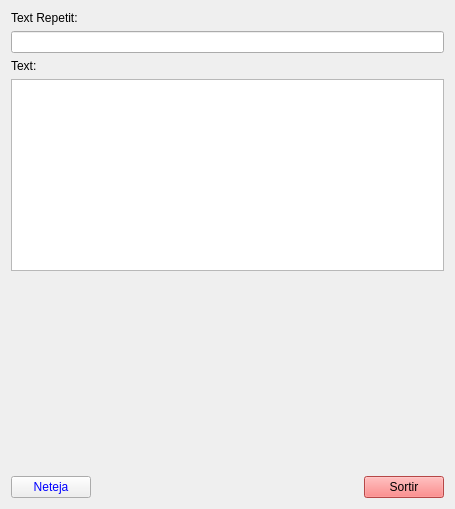
<?xml version="1.0" encoding="UTF-8"?>
<ui version="4.0">
 <class>MyForm</class>
 <widget class="QWidget" name="MyForm">
  <property name="geometry">
   <rect>
    <x>0</x>
    <y>0</y>
    <width>455</width>
    <height>509</height>
   </rect>
  </property>
  <property name="windowTitle">
   <string>Form</string>
  </property>
  <layout class="QVBoxLayout" name="verticalLayout_5">
   <item>
    <layout class="QVBoxLayout" name="verticalLayout_4">
     <item>
      <layout class="QVBoxLayout" name="verticalLayout_3">
       <item>
        <layout class="QVBoxLayout" name="verticalLayout">
         <item>
          <widget class="QLabel" name="label_2">
           <property name="text">
            <string>Text Repetit:</string>
           </property>
          </widget>
         </item>
         <item>
          <widget class="QLineEdit" name="lineEdit"/>
         </item>
        </layout>
       </item>
       <item>
        <widget class="QLabel" name="label">
         <property name="text">
          <string>Text:</string>
         </property>
        </widget>
       </item>
       <item>
        <widget class="QTextEdit" name="textEdit"/>
       </item>
      </layout>
     </item>
    </layout>
   </item>
   <item>
    <spacer name="verticalSpacer">
     <property name="orientation">
      <enum>Qt::Vertical</enum>
     </property>
     <property name="sizeHint" stdset="0">
      <size>
       <width>20</width>
       <height>158</height>
      </size>
     </property>
    </spacer>
   </item>
   <item>
    <layout class="QHBoxLayout" name="horizontalLayout">
     <item>
      <widget class="QPushButton" name="pushButton">
       <property name="styleSheet">
        <string notr="true">color:Blue</string>
       </property>
       <property name="text">
        <string>Neteja</string>
       </property>
      </widget>
     </item>
     <item>
      <spacer name="horizontalSpacer">
       <property name="orientation">
        <enum>Qt::Horizontal</enum>
       </property>
       <property name="sizeHint" stdset="0">
        <size>
         <width>40</width>
         <height>20</height>
        </size>
       </property>
      </spacer>
     </item>
     <item>
      <widget class="QPushButton" name="pushButton_2">
       <property name="styleSheet">
        <string notr="true">Background:rgb(255, 100, 100)</string>
       </property>
       <property name="text">
        <string>Sortir</string>
       </property>
      </widget>
     </item>
    </layout>
   </item>
  </layout>
 </widget>
 <resources/>
 <connections>
  <connection>
   <sender>lineEdit</sender>
   <signal>textChanged(QString)</signal>
   <receiver>textEdit</receiver>
   <slot>setText(QString)</slot>
   <hints>
    <hint type="sourcelabel">
     <x>68</x>
     <y>56</y>
    </hint>
    <hint type="destinationlabel">
     <x>103</x>
     <y>160</y>
    </hint>
   </hints>
  </connection>
  <connection>
   <sender>pushButton</sender>
   <signal>clicked()</signal>
   <receiver>textEdit</receiver>
   <slot>clear()</slot>
   <hints>
    <hint type="sourcelabel">
     <x>60</x>
     <y>481</y>
    </hint>
    <hint type="destinationlabel">
     <x>49</x>
     <y>259</y>
    </hint>
   </hints>
  </connection>
  <connection>
   <sender>pushButton</sender>
   <signal>clicked()</signal>
   <receiver>lineEdit</receiver>
   <slot>clear()</slot>
   <hints>
    <hint type="sourcelabel">
     <x>15</x>
     <y>471</y>
    </hint>
    <hint type="destinationlabel">
     <x>59</x>
     <y>46</y>
    </hint>
   </hints>
  </connection>
  <connection>
   <sender>pushButton_2</sender>
   <signal>clicked()</signal>
   <receiver>MyForm</receiver>
   <slot>close()</slot>
   <hints>
    <hint type="sourcelabel">
     <x>419</x>
     <y>482</y>
    </hint>
    <hint type="destinationlabel">
     <x>354</x>
     <y>449</y>
    </hint>
   </hints>
  </connection>
 </connections>
</ui>
